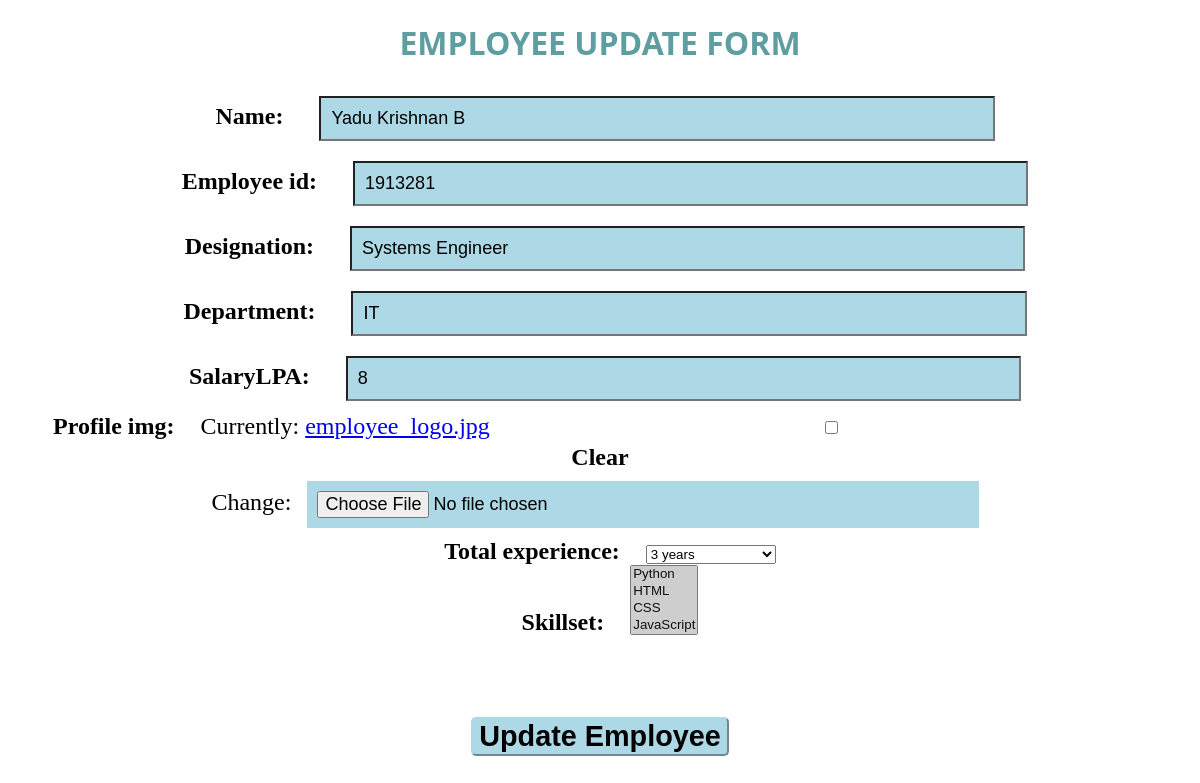
The app's page /update-employee/Yadu Krishnan B, older data.
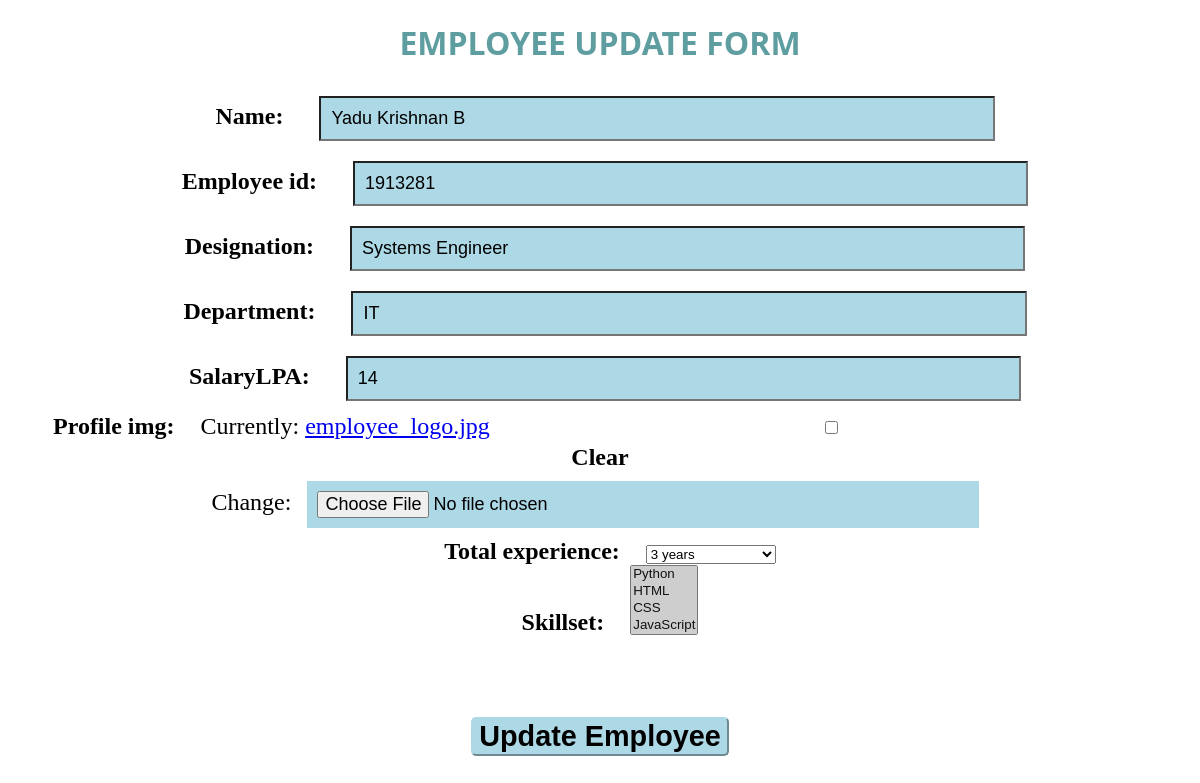
The same page, newer data.
### EmployeeDbase/models.py (models this page shows, shortened)
class EmployeeDatabase(models.Model):
    name = models.CharField(max_length=25)
    employee_id = models.IntegerField()
    designation = models.CharField(max_length=50)
    department = models.CharField(max_length=50)
    salaryLPA = models.IntegerField()
    experience_tuple = (
        ('0',"Beginner"),
        ('1',"1 year"),
        ('2',"2 years"),
        ('3',"3 years"),
        ('4',"more than 3 years")
    )
    profile_img = models.ImageField(null=True, blank=True, default='employee_logo.jpg')
    total_experience = models.CharField(max_length=30,choices=experience_tuple,null=True)
    skillset = models.ManyToManyField('SkillSet')
    created_timestamp = models.DateTimeField(auto_now_add=True)
    id = models.UUIDField(default=uuid.uuid4, unique=True, primary_key=True, editable=False)

### EmployeeDbase/views.py (the view)
# urls.py: path('update-employee/<str:name>', views.callEmployeeUpdateForm, name="update-employee"),
def callEmployeeUpdateForm(request,name):
    employee = EmployeeDatabase.objects.get(name=name)
    employeeform = EmployeeForm(instance=employee)
    if request.method=='POST':
        employeeform = EmployeeForm(request.POST, request.FILES,instance=employee)
        employeeform.save()
        return redirect('Home')
    return render(request, 'EmployeeDbase/Employee_update_form.html', {'form':employeeform})

### EmployeeDbase/forms.py
class EmployeeForm(ModelForm):
    class Meta:
        model = EmployeeDatabase
        fields = '__all__'

### EmployeeDbase/models.py (called while the page is built)
    def __str__(self) -> str:
        return self.Programming_language

### EmployeeDbase/templates/EmployeeDbase/Employee_update_form.html (shortened to what this page needs)
<!DOCTYPE html>
<html lang="en">
<head>
    {% load static %}
    <link rel="stylesheet" href="{% static 'styles/employeeupdate.css' %}">
</head>
<body>
    <div>
        <h1 >EMPLOYEE UPDATE FORM</h1>
        <form action="" method="post" enctype="multipart/form-data">
            {{form}}
            <br>
            <br>
            <br>
            <button type="submit">Update Employee</button>
        </form>
        <br>
        <br>
    </div>
</body>
</html>

### static/styles/employeeupdate.css (style rules this page uses)
div { text-align: center; }
h1 { color: cadetblue; font-family: 'Segoe UI', Tahoma, Geneva, Verdana, sans-serif; }
form { font-size: x-large; }
input { background-color: lightblue; font-size: large; margin: 10px; padding: 10px; width: 55%; }
label { font-weight: bold; margin: 10px; padding: 10px; border: none; }
button { text-align: center; font-size: larger; font-family: 'Franklin Gothic Medium', 'Arial Narrow', Arial, sans-serif; font-weight: bold; background-color: lightblue; border-color: lightblue; border-radius: 5px; }

Row changes from the older to the newer data that the page shows:
changed EmployeeDatabase "Yadu Krishnan B": salaryLPA "8" → "14"
